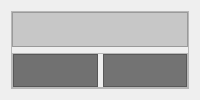
            <widget class="QWidget" name="page_home">
             <layout class="QGridLayout" name="gridLayout_5">
              <item row="0" column="0">
               <widget class="QFrame" name="frame">
                <property name="frameShape">
                 <enum>QFrame::StyledPanel</enum>
                </property>
                <property name="frameShadow">
                 <enum>QFrame::Raised</enum>
                </property>
                <layout class="QVBoxLayout" name="verticalLayout_4">
                 <property name="leftMargin">
                  <number>0</number>
                 </property>
                 <property name="topMargin">
                  <number>0</number>
                 </property>
                 <property name="rightMargin">
                  <number>0</number>
                 </property>
                 <property name="bottomMargin">
                  <number>0</number>
                 </property>
                 <item>
                  <widget class="QFrame" name="frame_3">
                   <property name="maximumSize">
                    <size>
                     <width>16777205</width>
                     <height>300</height>
                    </size>
                   </property>
                   <property name="styleSheet">
                    <string notr="true">background-color: rgb(199, 199, 199);</string>
                   </property>
                   <property name="frameShape">
                    <enum>QFrame::StyledPanel</enum>
                   </property>
                   <property name="frameShadow">
                    <enum>QFrame::Raised</enum>
                   </property>
                  </widget>
                 </item>
                 <item>
                  <widget class="QFrame" name="frame_4">
                   <property name="frameShape">
                    <enum>QFrame::StyledPanel</enum>
                   </property>
                   <property name="frameShadow">
                    <enum>QFrame::Raised</enum>
                   </property>
                   <layout class="QHBoxLayout" name="horizontalLayout_8">
                    <property name="spacing">
                     <number>5</number>
                    </property>
                    <property name="leftMargin">
                     <number>0</number>
                    </property>
                    <property name="topMargin">
                     <number>0</number>
                    </property>
                    <property name="rightMargin">
                     <number>0</number>
                    </property>
                    <property name="bottomMargin">
                     <number>0</number>
                    </property>
                    <item>
                     <widget class="QFrame" name="frame_5">
                      <property name="styleSheet">
                       <string notr="true">background-color: rgb(113, 113, 113);</string>
                      </property>
                      <property name="frameShape">
                       <enum>QFrame::StyledPanel</enum>
                      </property>
                      <property name="frameShadow">
                       <enum>QFrame::Raised</enum>
                      </property>
                     </widget>
                    </item>
                    <item>
                     <widget class="QFrame" name="frame_6">
                      <property name="styleSheet">
                       <string notr="true">background-color: rgb(115, 115, 115);</string>
                      </property>
                      <property name="frameShape">
                       <enum>QFrame::StyledPanel</enum>
                      </property>
                      <property name="frameShadow">
                       <enum>QFrame::Raised</enum>
                      </property>
                     </widget>
                    </item>
                   </layout>
                  </widget>
                 </item>
                </layout>
               </widget>
              </item>
             </layout>
            </widget>
